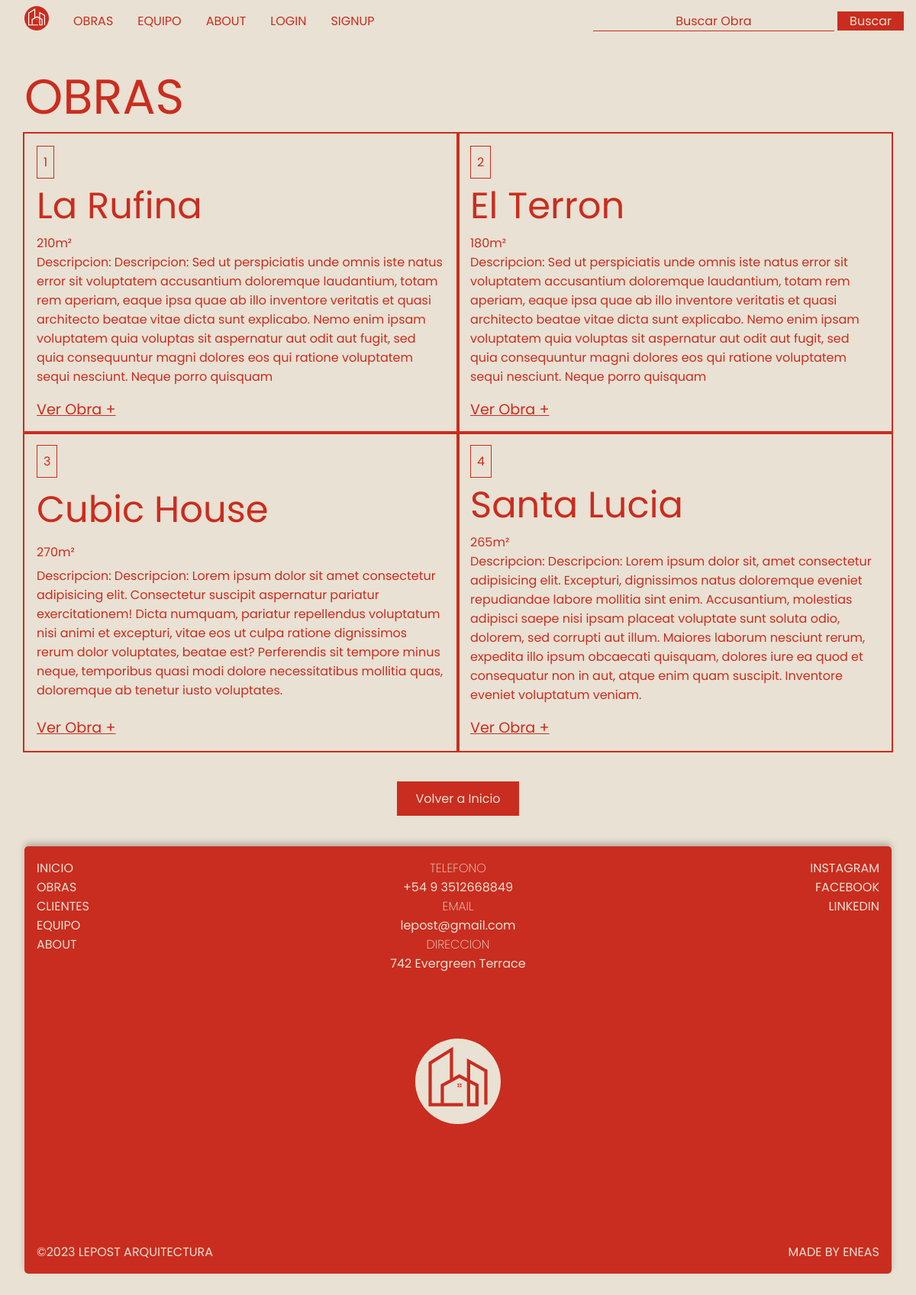
Screenshot of /obras/list-obras/ with the database file from the repository.
### obras/models.py (models this page shows, shortened)
class Obra(models.Model):
    name = models.CharField(max_length=100)
    price = models.IntegerField()
    area = models.IntegerField()
    description = models.TextField()
    credit = models.BooleanField()
    image = models.ImageField(upload_to='obra_images', null=True, blank=True) #se debe instalar pillow. upload_to es donde se va a guardar la imangen en la base de datos

### obras/views.py (the view)
# urls.py: path('list-obras/', list_obras),
def list_obras(request):
  if 'search' in request.GET:
    all_obras = Obra.objects.filter(name__icontains = request.GET.get('search'))
  else:
    all_obras = Obra.objects.all()
  context = {
    'obras': all_obras
  }
  return render(request, 'obras/list_obras.html', context)

### templates/obras/list_obras.html (shortened to what this page needs)
{% extends "base.html" %}
{% block content %}
  <main id="obras">
    <h1>OBRAS</h1>
    <div class="obrasContainer">
      {%for el in obras%}
        <div class="obra">
          <p class="obraId">{{el.id}}</p>
          <h3>{{el.name}}</h3>
          <p>{{el.area}}m²</p>
          <p>Descripcion: {{el.description}}</p>
          <a href="/obras/obra-detail/{{el.id}}" class="contactBtn">Ver Obra +</a>
        </div>
      {% endfor %}
    </div>
    <div class="mainLinks">
      <a href="/">Volver a Inicio</a>
    </div>
  </main>
{% endblock %}

### static/css/styles.css (style rules this page uses)
:root { --main-color: #161616; --main-color: #c92d1f; --second-color: #e9e1d3; --main-bg: #e9e1d3; }
* { font-family: 'Poppins', sans-serif; font-size: 16px; font-weight: 400; text-align: center; color: var(--main-color); margin: 0; padding: 0; box-sizing: border-box; }
html { background-color: var(--main-bg); margin: 0 1rem; }
main { min-height: calc(100vh - 66px - 4rem); }
.mainLinks { display: flex; flex-direction: column; justify-content: center; align-items: center; margin-top: 2rem; }
.mainLinks a { justify-self: center; align-self: center; min-width: 10rem; margin: 0.5rem; padding: 0.5rem 1rem; text-decoration: none; color: var(--main-bg); background-color: var(--main-color); border: 2px solid var(--main-color); transition: all 0.5s ease-out; }
.contactBtn { font-size: 1.2rem; font-style: 600; margin-top: 1rem; }
#obras h1 { font-size: 4rem; font-weight: 400; text-align: left; margin: 2rem 1rem 0; padding: 0; line-height: 6rem; }
.obrasContainer { display: grid; grid-template-columns: repeat(12, 1fr); margin: 0 1rem; }
.obrasContainer .obra { grid-column: auto / span 6; grid-gap: 0; outline: 2px solid var(--main-color); display: flex; flex-direction: column; justify-content: space-between; align-items: flex-start; text-align: left; padding: 1rem; transition: all 0.5s ease-out; }
.obrasContainer .obra p { text-align: left; }
.obrasContainer .obra .obraId { border: solid 1px var(--main-color); padding: 0.5rem; }
.obrasContainer .obra h3 { font-size: 3rem; font-weight: 400; margin: 0; padding: 0; }

### rows the page displays
Obra: id "1", name "La Rufina", area "210", description "Descripcion: Sed ut perspiciatis unde omnis iste natus error sit voluptatem accusantium doloremque laudantium, totam rem aperiam, eaque ipsa quae ab illo inventore veritatis et quasi architecto beatae vitae dicta sunt explicabo. Nemo enim ipsam voluptatem quia voluptas sit aspernatur aut odit aut fugit, sed quia consequuntur magni dolores eos qui ratione voluptatem sequi nesciunt. Neque porro quisquam"
Obra: id "2", name "El Terron", area "180", description "Sed ut perspiciatis unde omnis iste natus error sit voluptatem accusantium doloremque laudantium, totam rem aperiam, eaque ipsa quae ab illo inventore veritatis et quasi architecto beatae vitae dicta sunt explicabo. Nemo enim ipsam voluptatem quia voluptas sit aspernatur aut odit aut fugit, sed quia consequuntur magni dolores eos qui ratione voluptatem sequi nesciunt. Neque porro quisquam"
Obra: id "3", name "Cubic House", area "270", description "Descripcion: Lorem ipsum dolor sit amet consectetur adipisicing elit. Consectetur suscipit aspernatur pariatur exercitationem! Dicta numquam, pariatur repellendus voluptatum nisi animi et excepturi, vitae eos ut culpa ratione dignissimos rerum dolor voluptates, beatae est? Perferendis sit tempore minus neque, temporibus quasi modi dolore necessitatibus mollitia quas, doloremque ab tenetur iusto voluptates."
Obra: id "4", name "Santa Lucia", area "265", description "Descripcion: Lorem ipsum dolor sit, amet consectetur adipisicing elit. Excepturi, dignissimos natus doloremque eveniet repudiandae labore mollitia sint enim. Accusantium, molestias adipisci saepe nisi ipsam placeat voluptate sunt soluta odio, dolorem, sed corrupti aut illum. Maiores laborum nesciunt rerum, expedita illo ipsum obcaecati quisquam, dolores iure ea quod et consequatur non in aut, atque enim quam suscipit. Inventore eveniet voluptatum veniam."
